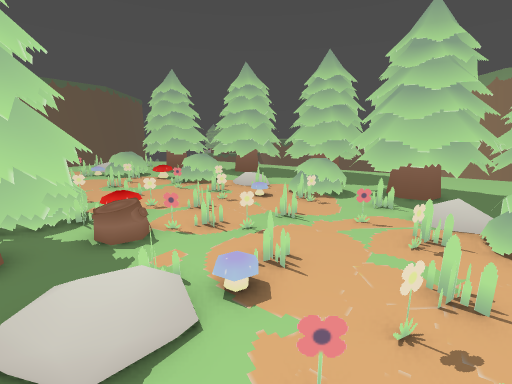
view 1 (above)

20 first-person views from a walk through a 3-D level made in the Godot game engine. The camera is 1.3 m above the floor, tilts 12° down and sees 90° across. The floor is counted in squares, 0.5 m on a side. Each view is taken from the middle of a square. On the plan, view 1 faces up. The plan holds only what a view shows up to about 18 squares ahead; the rest is blank. The place goes on beyond the plan.

view 2
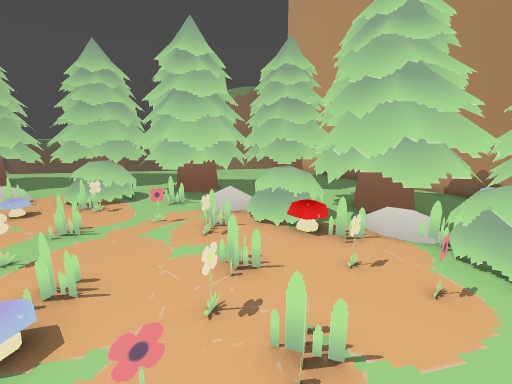

view 3
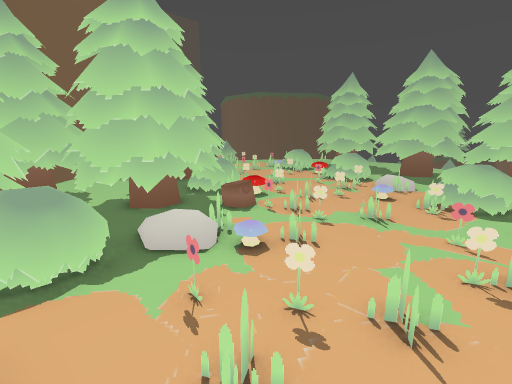

view 4
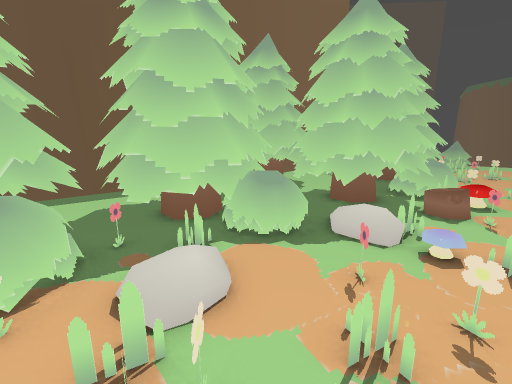

view 5
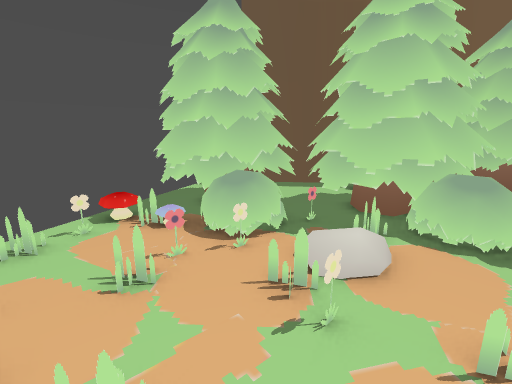

view 6
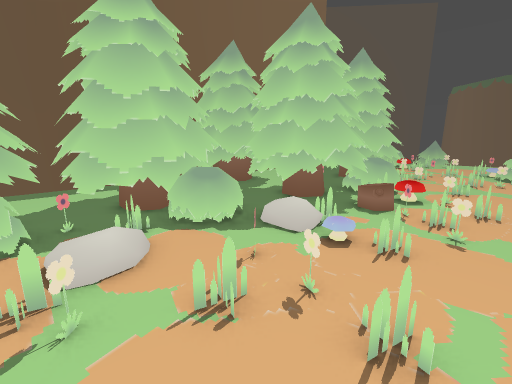

view 7
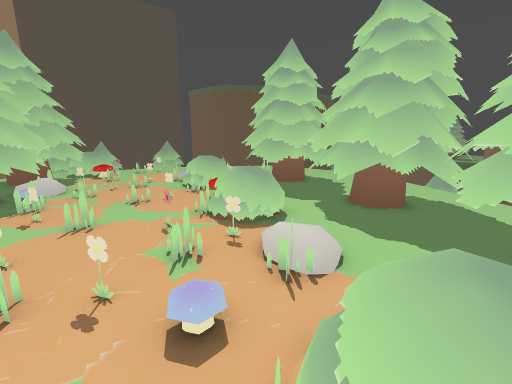

view 8
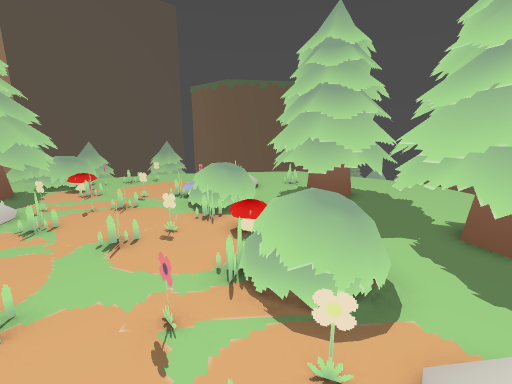

view 9
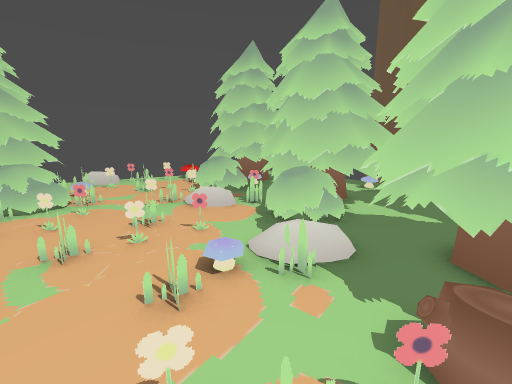

view 10
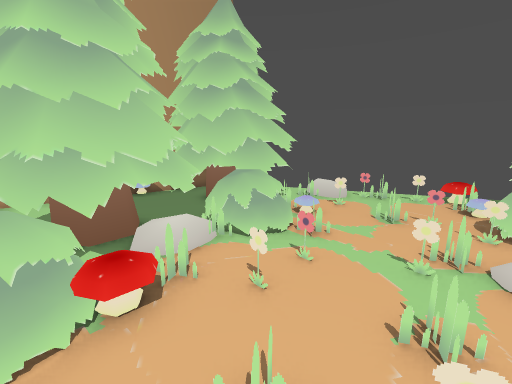

view 11
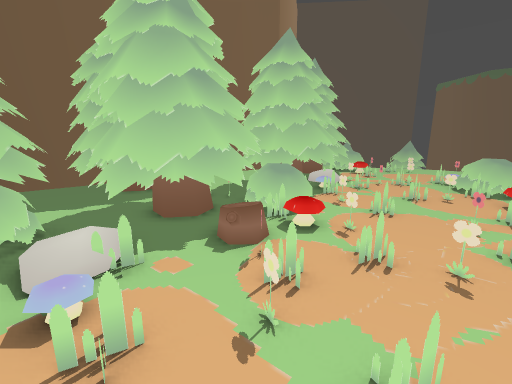

view 12
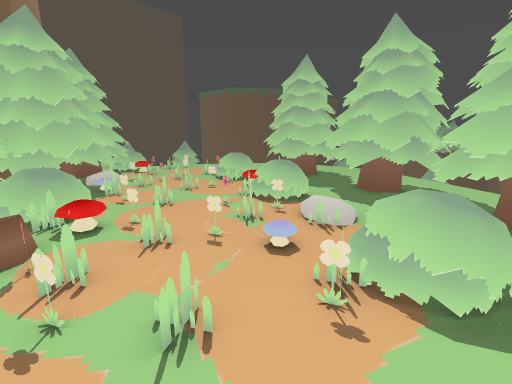

view 13
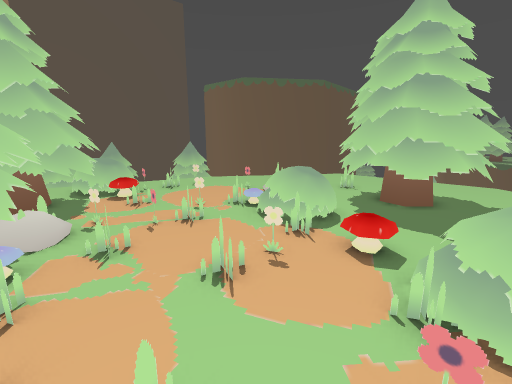

view 14
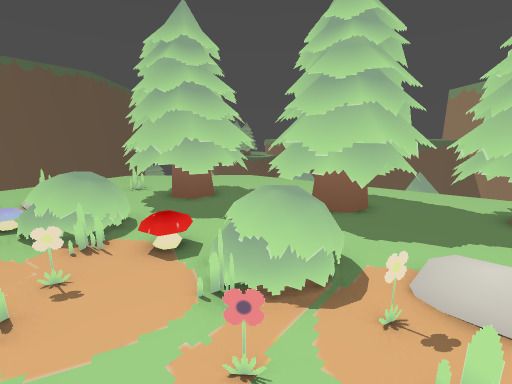

view 15
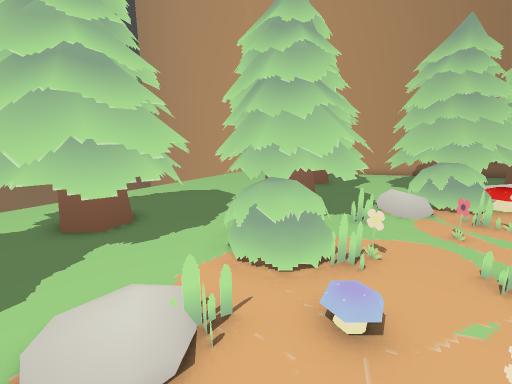

view 16
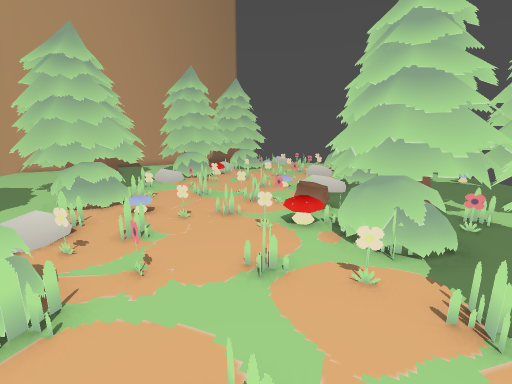

view 17
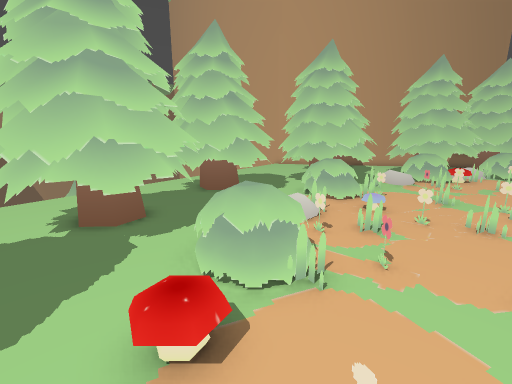

view 18
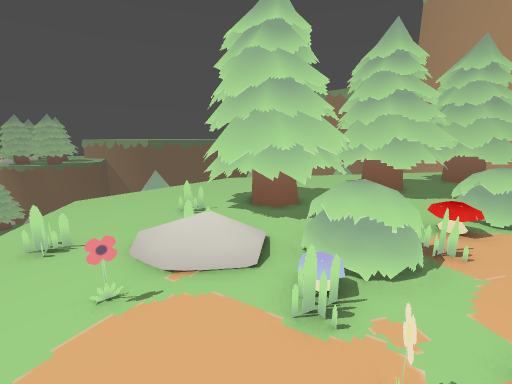

view 19
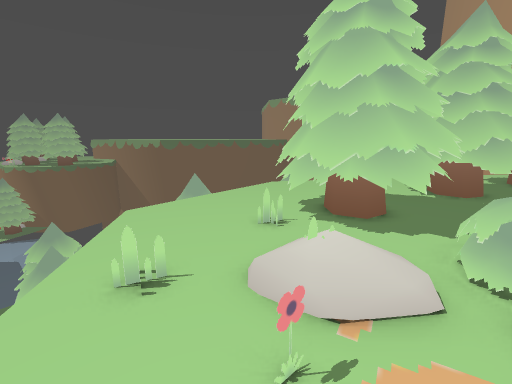

view 20
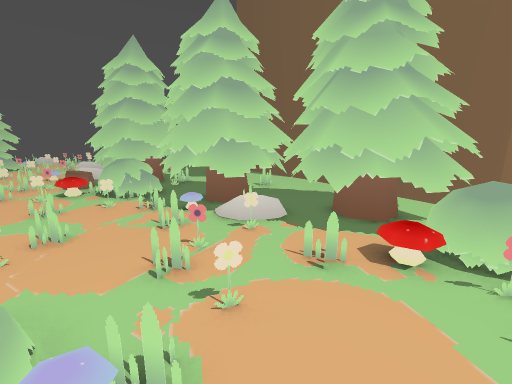

### Floor plan
Key: @ floor where view 1 was taken; # wall or solid block; . main floor; : floor 0.5 m higher than the main floor; = window, fence, low wall or low ledge; v drop or lower ground; T tree; B bush; F flower; R rock; O other object.
Columns run from 20 left of view 1 to 9 right of it. Each row starts with its distance up from view 1.
 29        vvvTvvv..v
 28       v...........     T
 27       .............    T
 26      v......    .....
 25     v..... TTTTT......v
 24     .==..=TTTTTTT.   ..v
 23    ..==...TTTTTTTTTTTT ..v
 22    .....RRTTTTTT TTTTTT...v
 21   ......RRRTTTTTTTTTTTT TT
 20   ....F.... TTT.TTTTTTTTTTT
 19  ..O......BBB... TTTTTTTTTTT
 18  ..=....=OBBB.....TTTOTTTTTT
 17    =....F BB=.O.BB....TTTTTT
 16   BF........=..BBB....TTTTT
 15   BB.==.==..F..=BB.....TTT
 14   BTTT..F...==....F.RR.B. TTTT
 13  TTTTT F.==.=...F.===.BBBTTTTT
 12  TTTTTRRRTT...=..==.O.BBBTTTTT
 11 TTTTTTRRRTTT.F==...F..=B:TTTTT
 10    TTTTRRTTT....F.=...F. TTTTT
  9      TTTTTTTB=B..==..=...TTTT
  8       TTTTTTBBBO..==.=.F...R
  7    .. TTTTTT BTT FF=F......R
  6    ...TTTT FFTTTT ..=...F=BBBT
  5    ...=    TTTTTTT====....BBTT
  4     ...    TTTTTTRRR...==.OBTT
  3      ..  TT TTTTTR....F==.=RR
  2          TTTTTTTT....F==.F.RR
  1          TTTT    BB...==.F.BBT
  0           TTT TTTTB @..... BBT
 -1          TTTT TTTTTTR.RF.==BBT
 -2           TT. TTTTTT..R=..= TT
 -3       ##   .. TTTTTF..F.==.OTT
 -4            ..   TT  BBBF==.O T
 -5                 TTTTBBB....R#R
 -6                  TTTTTTO  =

Where each view was taken, in squares from view 1:
view 1: 0 up, 0 right, facing up
view 2: 0 up, 0 right, facing up-right
view 3: 0 up, 4 right, facing up-left
view 4: 0 up, 5 right, facing left
view 5: 1 up, 6 right, facing down-left
view 6: 2 up, 6 right, facing left
view 7: 10 up, 3 right, facing up-left
view 8: 12 up, 1 left, facing up-left
view 9: 9 up, 1 left, facing down
view 10: 5 up, 2 right, facing down-right
view 11: 7 up, 3 right, facing left
view 12: 7 up, 4 right, facing up-left
view 13: 11 up, 4 left, facing up-left
view 14: 11 up, 4 left, facing up
view 15: 13 up, 3 left, facing right
view 16: 15 up, 9 left, facing down-right
view 17: 16 up, 9 left, facing right
view 18: 16 up, 15 left, facing up-right
view 19: 19 up, 16 left, facing up-right
view 20: 20 up, 13 left, facing down
